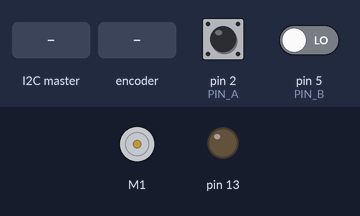
The sketch below on a simulated Arduino Uno, built with avr-gcc and run on an emulated ATmega328P. Shown: DC motor (green arrow = forward, orange = backward, longer = faster), output pins drawn as LEDs (lit = HIGH). Inputs (shaded band) come from the test bench; at power-on: pin 2 (PIN_A) HIGH, pin 5 (PIN_B) LOW. What the sketch prints to the serial monitor is not drawn.

Above: at 1.7 s.
1.8 s: the I2C master sends the byte 1
At 2.75 s:
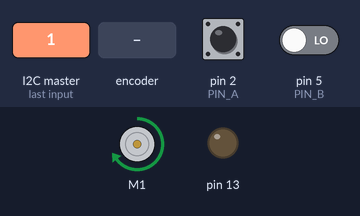
4.8 s: the I2C master sends the byte 2
At 5.5 s:
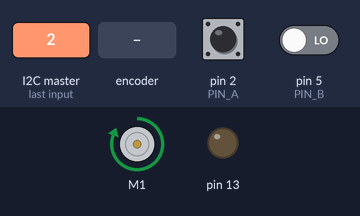
6.3 s: the I2C master sends the byte 1
At 8.35 s:
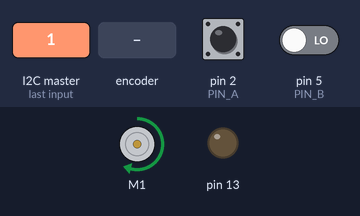
9.3 s: rotary encoder on pin 2 (PIN_A) / pin 5 (PIN_B) turned 3 steps (first pin leading)
12.6 s: the I2C master sends the byte 0
Timing chart, 0 to 15.1 s (numbered marks = the images above; inputs shaded):
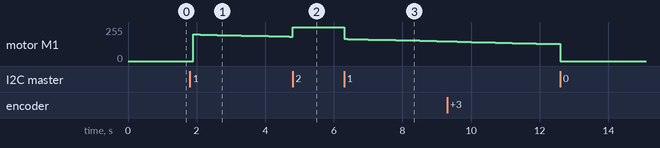

The sketch:

ArduinoMiniProject.ino
```cpp
#include <DualMC33926MotorShield.h>
#include <Wire.h>
#define SLAVE_ADDRESS 0x02
#define PI_ADDRESS 0x20


DualMC33926MotorShield md;

// Pin A and pin B define the CLK and DT outputs of the encoder, respectively
const int PIN_A = 2;
const int PIN_B = 5;
const int PIN_PI = 3;

int number = 0;
byte ardArr[32];
int offset = 2;

// This program uses a state machine to track the encoder’s position
bool A_LAST_STATE = 0;
bool A_CURRENT_STATE = 0;
bool B_CURRENT_STATE = 0;


int count; //motor encoder counts
int intError = 0; //integral error for I in PI controller
int prevMyTime = 0; //previos loop time marker
int currMyTime = 0; //current time marker
int prev_pos = 0; // stores the position of the motor in the previous loop
int target = 0;
double motorVal = 0;//varible to hold the value we write to the motor
double current_pos = 0;

const double Ki = 0.01;//.8
const double Kp = 3.5;

//C code for Arduino
//#get the value that the pi sent to determine which quadrent(only 4 cases) it is in
//void receiveData(int byteCount) {
//  case = wire.read(); #variable case is what quadrent or which of the 4 cases the aruco marker is at
//}

void setup() {

  pinMode(PIN_A, INPUT);
  pinMode(PIN_B, INPUT);
  pinMode(12,INPUT);
  pinMode(13, OUTPUT);

  Serial.begin(115200);

  // Setting up the interrupt handler
  // Activates whenever the CLK pin on the encoder changes voltage
  attachInterrupt(digitalPinToInterrupt(2), TICK, CHANGE);
  md.init(); //intialize motor
  delay(500); //delay to let motor initialize

  Wire.begin(PI_ADDRESS);
  Wire.onReceive(PI_READ);
  Wire.onRequest(PI_WRITE);
  Wire.beginTransmission(PI_ADDRESS);
}

void loop() {
// Nothing happens in the main loop due to interrupt handler
  //Serial.println("Austin is a dumbass");

  static double current_pos = 0; // This is the current position

  current_pos = double(count)/4.44;//2.22
  if (current_pos-target <=  10 && current_pos-target >=  -10){// THIS IF STATEMENT IS SUPER DUPER IMPORTANT!!!!!!!!!!!!
    current_pos = target;                // There is some noise in the system that will cause everything to become unstable
    intError = 0;                         // This if statement rejects such noise and keeps the system from running away
  }
  currMyTime = millis();//get current time
  if (currMyTime >= prevMyTime+100){ // every 10th of a second
    intError += (current_pos-target);//*(currMyTime-prevMyTime)*;
    /*Serial.print(int(current_pos-target));
    Serial.print("  ");
    Serial.print( int(current_pos) );
    Serial.print( "  ");/////////////test print statements
    Serial.print(intError);
    Serial.print( '\n' );//*/
    prev_pos = current_pos;//reset prev_pos
    prevMyTime = currMyTime;//reset prevMyTime
    motorVal = double(( target-current_pos )) * Kp + (Ki * double(intError)); //calculate the motor val
    md.setM1Speed( motorVal );// set the motor value (-1024, 1024)
    //Serial.print(motorVal); // print motor value
    //Serial.print('\n');//print new line
  }


}


// Interrupt handler encoder
void PI_READ(int byteCount) {
  Serial.println("fuck me");
  int data = 0;
  data = Wire.read(); // receive a byte as character

  /*while (Wire.available()) { // peripheral may send less than requested
      data = Wire.read(); // receive a byte as character
      Serial.print(int(target));
  }*/
  switch(data) {
    case 0:
      target = 0;
      break;
    case 1:
      target = 90;
      break;
    case 2:
      target = 180;
      break;
    case 3:
      target = 270;
      break;
  }
  Serial.print(int(data));
}

void PI_WRITE() {
  Serial.print("cum");
  //TWDR = byte(current_pos);
  Wire.write(byte(12));             // Sends value byte
}//*/

void TICK() {

  A_CURRENT_STATE = digitalRead(PIN_A);//read state of signal A
  B_CURRENT_STATE = digitalRead(PIN_B);//read state of signal B

  if (A_CURRENT_STATE==B_CURRENT_STATE){ //if the signals are the same

    count-=1;//subract from the count
  }
  else {//if signals are different
    count+=1;//add 2 to the count
  }
   /*Serial.print( A_CURRENT_STATE );
   Serial.print( "  " );
   Serial.print( B_CURRENT_STATE );
   Serial.print(degree);
   Serial.print( '\n' );// */
}
```

Measured:
- after the input at 1.8 s, motor M1: stopped → forward 200/255 after 0.10 s, → forward 199/255 0.10 s later, → forward 198/255 0.10 s later, → forward 197/255 0.20 s later, … (18 changes in this stretch)
- after the input at 6.3 s, motor M1: moves from forward 255/255 to forward 149/255 over 2.8 s, starting at once
